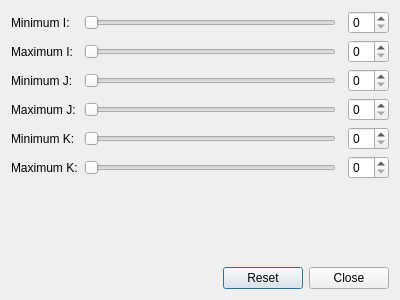
<?xml version="1.0" encoding="UTF-8"?>
<ui version="4.0">
 <class>CXSubGridSetting</class>
 <widget class="QDialog" name="CXSubGridSetting">
  <property name="geometry">
   <rect>
    <x>0</x>
    <y>0</y>
    <width>400</width>
    <height>300</height>
   </rect>
  </property>
  <property name="windowTitle">
   <string>Geometry</string>
  </property>
  <layout class="QGridLayout" name="gridLayout">
   <item row="3" column="1">
    <widget class="QSlider" name="m_hSliderMinJ">
     <property name="orientation">
      <enum>Qt::Horizontal</enum>
     </property>
    </widget>
   </item>
   <item row="1" column="3">
    <widget class="QSpinBox" name="m_spinBoxMinI"/>
   </item>
   <item row="2" column="0">
    <widget class="QLabel" name="label_2">
     <property name="text">
      <string>Maximum I:</string>
     </property>
    </widget>
   </item>
   <item row="6" column="0">
    <widget class="QLabel" name="label_6">
     <property name="text">
      <string>Maximum K:</string>
     </property>
    </widget>
   </item>
   <item row="4" column="1">
    <widget class="QSlider" name="m_hSliderMaxJ">
     <property name="orientation">
      <enum>Qt::Horizontal</enum>
     </property>
    </widget>
   </item>
   <item row="3" column="3">
    <widget class="QSpinBox" name="m_spinBoxMinJ"/>
   </item>
   <item row="4" column="0">
    <widget class="QLabel" name="label_4">
     <property name="text">
      <string>Maximum J:</string>
     </property>
    </widget>
   </item>
   <item row="5" column="0">
    <widget class="QLabel" name="label_5">
     <property name="text">
      <string>Minimum K:</string>
     </property>
    </widget>
   </item>
   <item row="1" column="0">
    <widget class="QLabel" name="label">
     <property name="text">
      <string>Minimum I:</string>
     </property>
    </widget>
   </item>
   <item row="3" column="0">
    <widget class="QLabel" name="label_3">
     <property name="text">
      <string>Minimum J:</string>
     </property>
    </widget>
   </item>
   <item row="2" column="1">
    <widget class="QSlider" name="m_hSliderMaxI">
     <property name="orientation">
      <enum>Qt::Horizontal</enum>
     </property>
    </widget>
   </item>
   <item row="2" column="3">
    <widget class="QSpinBox" name="m_spinBoxMaxI"/>
   </item>
   <item row="4" column="3">
    <widget class="QSpinBox" name="m_spinBoxMaxJ"/>
   </item>
   <item row="6" column="3">
    <widget class="QSpinBox" name="m_spinBoxMaxK"/>
   </item>
   <item row="5" column="3">
    <widget class="QSpinBox" name="m_spinBoxMinK"/>
   </item>
   <item row="1" column="1">
    <widget class="QSlider" name="m_hSliderMinI">
     <property name="orientation">
      <enum>Qt::Horizontal</enum>
     </property>
    </widget>
   </item>
   <item row="5" column="1">
    <widget class="QSlider" name="m_hSliderMinK">
     <property name="orientation">
      <enum>Qt::Horizontal</enum>
     </property>
    </widget>
   </item>
   <item row="6" column="1">
    <widget class="QSlider" name="m_hSliderMaxK">
     <property name="orientation">
      <enum>Qt::Horizontal</enum>
     </property>
    </widget>
   </item>
   <item row="7" column="1">
    <spacer name="verticalSpacer">
     <property name="orientation">
      <enum>Qt::Vertical</enum>
     </property>
     <property name="sizeHint" stdset="0">
      <size>
       <width>20</width>
       <height>40</height>
      </size>
     </property>
    </spacer>
   </item>
   <item row="8" column="0" colspan="4">
    <layout class="QHBoxLayout" name="horizontalLayout">
     <item>
      <spacer name="horizontalSpacer">
       <property name="orientation">
        <enum>Qt::Horizontal</enum>
       </property>
       <property name="sizeHint" stdset="0">
        <size>
         <width>40</width>
         <height>20</height>
        </size>
       </property>
      </spacer>
     </item>
     <item>
      <widget class="QPushButton" name="m_btReset">
       <property name="text">
        <string>Reset</string>
       </property>
      </widget>
     </item>
     <item>
      <widget class="QPushButton" name="m_btClose">
       <property name="text">
        <string>Close</string>
       </property>
      </widget>
     </item>
    </layout>
   </item>
  </layout>
 </widget>
 <layoutdefault spacing="6" margin="11"/>
 <resources/>
 <connections>
  <connection>
   <sender>m_hSliderMinI</sender>
   <signal>valueChanged(int)</signal>
   <receiver>m_spinBoxMinI</receiver>
   <slot>setValue(int)</slot>
   <hints>
    <hint type="sourcelabel">
     <x>303</x>
     <y>20</y>
    </hint>
    <hint type="destinationlabel">
     <x>361</x>
     <y>23</y>
    </hint>
   </hints>
  </connection>
  <connection>
   <sender>m_hSliderMaxI</sender>
   <signal>valueChanged(int)</signal>
   <receiver>m_spinBoxMaxI</receiver>
   <slot>setValue(int)</slot>
   <hints>
    <hint type="sourcelabel">
     <x>300</x>
     <y>49</y>
    </hint>
    <hint type="destinationlabel">
     <x>352</x>
     <y>53</y>
    </hint>
   </hints>
  </connection>
  <connection>
   <sender>m_hSliderMinJ</sender>
   <signal>valueChanged(int)</signal>
   <receiver>m_spinBoxMinJ</receiver>
   <slot>setValue(int)</slot>
   <hints>
    <hint type="sourcelabel">
     <x>292</x>
     <y>80</y>
    </hint>
    <hint type="destinationlabel">
     <x>351</x>
     <y>81</y>
    </hint>
   </hints>
  </connection>
  <connection>
   <sender>m_hSliderMaxJ</sender>
   <signal>valueChanged(int)</signal>
   <receiver>m_spinBoxMaxJ</receiver>
   <slot>setValue(int)</slot>
   <hints>
    <hint type="sourcelabel">
     <x>264</x>
     <y>110</y>
    </hint>
    <hint type="destinationlabel">
     <x>355</x>
     <y>111</y>
    </hint>
   </hints>
  </connection>
  <connection>
   <sender>m_hSliderMinK</sender>
   <signal>valueChanged(int)</signal>
   <receiver>m_spinBoxMinK</receiver>
   <slot>setValue(int)</slot>
   <hints>
    <hint type="sourcelabel">
     <x>307</x>
     <y>136</y>
    </hint>
    <hint type="destinationlabel">
     <x>346</x>
     <y>138</y>
    </hint>
   </hints>
  </connection>
  <connection>
   <sender>m_hSliderMaxK</sender>
   <signal>valueChanged(int)</signal>
   <receiver>m_spinBoxMaxK</receiver>
   <slot>setValue(int)</slot>
   <hints>
    <hint type="sourcelabel">
     <x>293</x>
     <y>166</y>
    </hint>
    <hint type="destinationlabel">
     <x>351</x>
     <y>170</y>
    </hint>
   </hints>
  </connection>
  <connection>
   <sender>m_spinBoxMinI</sender>
   <signal>valueChanged(int)</signal>
   <receiver>m_hSliderMinI</receiver>
   <slot>setValue(int)</slot>
   <hints>
    <hint type="sourcelabel">
     <x>350</x>
     <y>14</y>
    </hint>
    <hint type="destinationlabel">
     <x>318</x>
     <y>14</y>
    </hint>
   </hints>
  </connection>
  <connection>
   <sender>m_spinBoxMaxI</sender>
   <signal>valueChanged(int)</signal>
   <receiver>m_hSliderMaxI</receiver>
   <slot>setValue(int)</slot>
   <hints>
    <hint type="sourcelabel">
     <x>346</x>
     <y>44</y>
    </hint>
    <hint type="destinationlabel">
     <x>315</x>
     <y>43</y>
    </hint>
   </hints>
  </connection>
  <connection>
   <sender>m_spinBoxMinJ</sender>
   <signal>valueChanged(int)</signal>
   <receiver>m_hSliderMinJ</receiver>
   <slot>setValue(int)</slot>
   <hints>
    <hint type="sourcelabel">
     <x>346</x>
     <y>73</y>
    </hint>
    <hint type="destinationlabel">
     <x>319</x>
     <y>73</y>
    </hint>
   </hints>
  </connection>
  <connection>
   <sender>m_spinBoxMaxJ</sender>
   <signal>valueChanged(int)</signal>
   <receiver>m_hSliderMaxJ</receiver>
   <slot>setValue(int)</slot>
   <hints>
    <hint type="sourcelabel">
     <x>346</x>
     <y>101</y>
    </hint>
    <hint type="destinationlabel">
     <x>315</x>
     <y>102</y>
    </hint>
   </hints>
  </connection>
  <connection>
   <sender>m_spinBoxMinK</sender>
   <signal>valueChanged(int)</signal>
   <receiver>m_hSliderMinK</receiver>
   <slot>setValue(int)</slot>
   <hints>
    <hint type="sourcelabel">
     <x>347</x>
     <y>127</y>
    </hint>
    <hint type="destinationlabel">
     <x>303</x>
     <y>127</y>
    </hint>
   </hints>
  </connection>
  <connection>
   <sender>m_spinBoxMaxK</sender>
   <signal>valueChanged(int)</signal>
   <receiver>m_hSliderMaxK</receiver>
   <slot>setValue(int)</slot>
   <hints>
    <hint type="sourcelabel">
     <x>346</x>
     <y>159</y>
    </hint>
    <hint type="destinationlabel">
     <x>312</x>
     <y>159</y>
    </hint>
   </hints>
  </connection>
  <connection>
   <sender>m_btClose</sender>
   <signal>clicked()</signal>
   <receiver>CXSubGridSetting</receiver>
   <slot>accept()</slot>
   <hints>
    <hint type="sourcelabel">
     <x>128</x>
     <y>277</y>
    </hint>
    <hint type="destinationlabel">
     <x>44</x>
     <y>238</y>
    </hint>
   </hints>
  </connection>
 </connections>
</ui>
